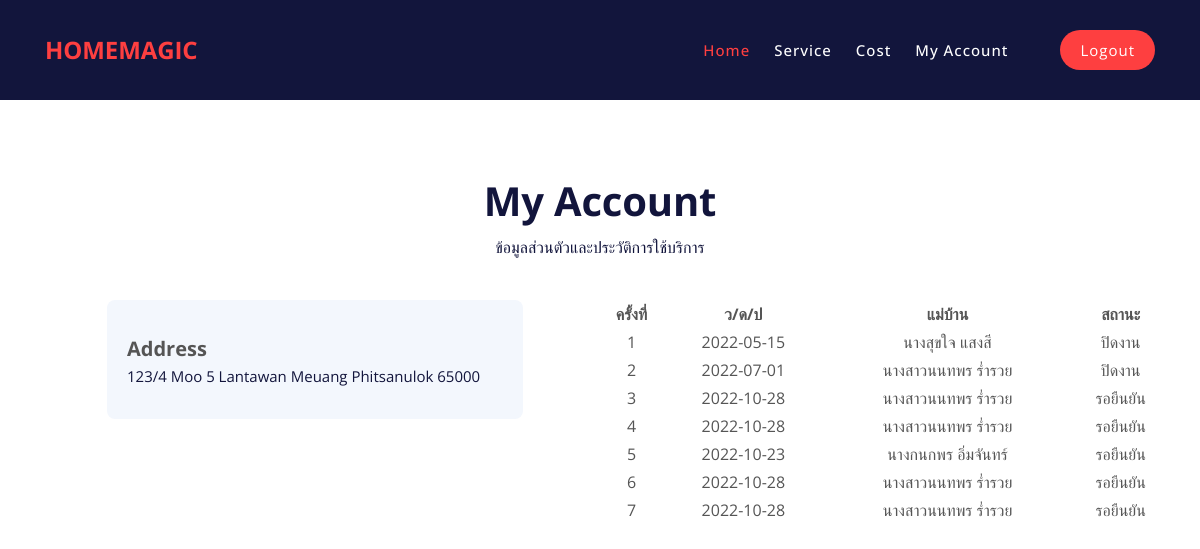
/myaccount.php, run on the app's committed database.
### tables this page shows
CREATE TABLE `my_account` (
  `id` int(10) NOT NULL,
  `date` date NOT NULL,
  `name_housekeeper` varchar(100) NOT NULL,
  `status` varchar(100) NOT NULL
);

### myaccount.php (the view, shortened to what this page needs)
<?php
$servername = "localhost";
$username = "root";
$password = "Piyachat150544";
try {
  $conn = new PDO("mysql:host=$servername;dbname=homemagic", $username, $password);
  $conn->setAttribute(PDO::ATTR_ERRMODE, PDO::ERRMODE_EXCEPTION);
} catch(PDOException $e) {
  echo "Connection failed: " . $e->getMessage();
}
?>
<!DOCTYPE html>
<html lang="en">
<head>
    <link href="https://cdn.jsdelivr.net/npm/bootstrap@5.0.2/dist/css/bootstrap.min.css" rel="stylesheet">
    <link href="index/vendor/bootstrap/css/bootstrap.min.css" rel="stylesheet">
    <link rel="stylesheet" href="index/assets/css/fontawesome.css">
    <link rel="stylesheet" href="index/assets/css/templatemo-space-dynamic.css">
    <link rel="stylesheet" href="index/assets/css/animated.css">
    <link rel="stylesheet" href="index/assets/css/owl.css">
    <link rel="stylesheet" href="register/css/bootstrap.css">
    <link rel="stylesheet" href="register/css/fontawesome-all.css">
    <link rel="stylesheet" href="register/css/swiper.css">
    <link rel="stylesheet" href="register/css/magnific-popup.css">
    <link rel="stylesheet" href="register/css/styles.css">
    <link rel="stylesheet" href="https://cdn.datatables.net/1.12.1/css/jquery.dataTables.min.css">
</head>
<body>
    <header class="header-area header-sticky wow slideInDown" data-wow-duration="0.75s" data-wow-delay="0s">
        <div class="container">
            <div class="row">
                <div class="col-12">
                    <nav class="main-nav">
                        <a href="index.php" class="logo">
                            <h4>Home<span>Magic</span></h4>
                        </a>
                        <ul class="nav">
                                <li class="scroll-to-section"><a href="index-login.php#top" class="active">Home</a></li>
                                <li class="scroll-to-section"><a href="index-login.php#service">Service</a></li>
                                <li class="scroll-to-section"><a href="cost-login.php">Cost</a></li>
                                <li class="scroll-to-section"><a href="myaccount.php">My Account</a></li>
                                <li class="scroll-to-section"><div class="main-red-button"><a href="logout.php">Logout</a></div></li>
                        </ul>
                    </nav>
                </div>
            </div>
        </div>
    </header>
    <header id="header" class="ex-2-header">
        <div class="container">
            <div class="row">
                <div class="col-lg-12">
                    <h1>My Account</h1>
                    <p>ข้อมูลส่วนตัวและประวัติการใช้บริการ</p>
                    <div class="sign-up-container">
                        <div class="row">
                            <div class="col-lg-6">
                                <div class="myaccount">
                                    <form id="signUpForm" data-toggle="validator" data-focus="false">
                                        <h>Address</h>
                                        <p>123/4 Moo 5 Lantawan Meuang Phitsanulok 65000</p>
                                    </form>
                                </div>
                            </div>
                            <div class="col-lg-6">
                                <div class="row">
                                    <table id="myAccount" class="Table">
                                            <thead>
                                            <tr>
                                                <th>ครั้งที่</th>
                                                <th>ว/ด/ป</th>
                                                <th>แม่บ้าน</th>
                                                <th>สถานะ</th>
                                            </tr>
                                            </thead>
                                            <tbody>
                                        <?php
                                            $stmt = $conn->query("SELECT * FROM my_account");
                                            $stmt->execute();
                                            $users = $stmt->fetchAll();
                                            foreach($users as $user) {
                                        ?>
                                            <tr>
                                                <td><?php echo $user['id'] ?></td>
                                                <td><?php echo $user['date'] ?></td>
                                                <td><?php echo $user['name_housekeeper'] ?></td>
                                                <td><?php echo $user['status'] ?></td>
                                            </tr>
                                        <?php
                                        }
                                        ?>
                                            </tbody>
                                        </table>
                                </div>
                            </div>
                        </div>
                    </div>
                </div>
            </div>
        </div>
    </header>
</body>
</html>

### index/assets/css/templatemo-space-dynamic.css (style rules this page uses)
html, body, div, span, applet, object, iframe, h1, h2, h3, h4, h5, h6, p, blockquote, div pre, a, abbr, acronym, address, big, cite, code, del, dfn, em, font, img, ins, kbd, q, s, samp, small, strike, strong, sub, sup, tt, var, b, u, i, center, dl, dt, dd, ol, ul, li, figure, header, nav, section, article, aside, footer, figcaption { margin: 0; padding: 0; border: 0; outline: 0; }
ul, li { padding: 0; margin: 0; list-style: none; }
header, nav, section, article, aside, footer, hgroup { display: block; }
* { box-sizing: border-box; }
html, body { font-family: 'Poppins', sans-serif; font-weight: 400; background-color: #fff; -ms-text-size-adjust: 100%; -webkit-font-smoothing: antialiased; -moz-osx-font-smoothing: grayscale; }
a { text-decoration: none !important; }
h1, h2, h3, h4, h5, h6 { margin-top: 0px; margin-bottom: 0px; }
ul { margin-bottom: 0px; }
p { font-size: 15px; line-height: 30px; color: #2a2a2a; }
html, body { background: #fff; font-family: 'Poppins', sans-serif; }
.main-red-button a { display: inline-block; background-color: #fe3f40; font-size: 15px; font-weight: 400; color: #fff; text-transform: capitalize; padding: 12px 25px; border-radius: 23px; letter-spacing: 0.25px; }
.header-area { background-color: #12153c; position: absolute; top: 0px; left: 0px; right: 0px; z-index: 100; height: 100px; -webkit-transition: all .5s ease 0s; -moz-transition: all .5s ease 0s; -o-transition: all .5s ease 0s; transition: all .5s ease 0s; }
.header-area .main-nav { min-height: 80px; background: transparent; }
.header-area .main-nav .logo { line-height: 100px; color: #fff; font-size: 24px; font-weight: 700; text-transform: uppercase; letter-spacing: 2px; float: left; -webkit-transition: all 0.3s ease 0s; -moz-transition: all 0.3s ease 0s; -o-transition: all 0.3s ease 0s; transition: all 0.3s ease 0s; }
.header-area .main-nav .logo h4 { font-size: 24px; font-weight: 700; text-transform: uppercase; color: #fe3f40; line-height: 100px; float: left; -webkit-transition: all 0.3s ease 0s; -moz-transition: all 0.3s ease 0s; -o-transition: all 0.3s ease 0s; transition: all 0.3s ease 0s; }
.logo h4 span { color:#fe3f40; }
.header-area .main-nav .nav { float: right; margin-top: 30px; margin-right: 0px; background-color: transparent; -webkit-transition: all 0.3s ease 0s; -moz-transition: all 0.3s ease 0s; -o-transition: all 0.3s ease 0s; transition: all 0.3s ease 0s; position: relative; z-index: 999; }
.header-area .main-nav .nav li { padding-left: 20px; padding-right: 20px; }
.header-area .main-nav .nav li:last-child { padding-right: 0px; padding-left: 40px; }
.header-area .main-nav .nav li:last-child a , .background-header .main-nav .nav li:last-child a { color: #fff !important; padding: 0px 20px; font-weight: 400; }
.header-area .main-nav .nav li a { display: block; font-weight: 500; font-size: 15px; color: #2a2a2a; text-transform: capitalize; -webkit-transition: all 0.3s ease 0s; -moz-transition: all 0.3s ease 0s; -o-transition: all 0.3s ease 0s; transition: all 0.3s ease 0s; height: 40px; line-height: 40px; border: transparent; letter-spacing: 1px; }
.header-area .main-nav .nav li a { color: #fff; }
.header-area .main-nav .nav li:hover a, .header-area .main-nav .nav li a.active { color: #fe3f40!important; }
.header-area.header-sticky { min-height: 80px; }
.header-area .nav { margin-top: 30px; }
.header-area.header-sticky .nav li a.active { color: #fe3f40; }
@media (max-width: 1200px) { .header-area .main-nav .nav li { padding-left: 12px; padding-right: 12px; } }
@media (max-width: 1200px) { .header-area .main-nav:before { display: none; } }
@media (min-width: 767px) { .header-area .main-nav .nav { display: flex !important; } }

### data on the page
my_account: id "1", date "2022-05-15", name_housekeeper "นางสุขใจ แสงสี", status "ปิดงาน"
my_account: id "2", date "2022-07-01", name_housekeeper "นางสาวนนทพร ร่ำรวย", status "ปิดงาน"
my_account: id "3", date "2022-10-28", name_housekeeper "นางสาวนนทพร ร่ำรวย", status "รอยืนยัน"
my_account: id "4", date "2022-10-28", name_housekeeper "นางสาวนนทพร ร่ำรวย", status "รอยืนยัน"
my_account: id "5", date "2022-10-23", name_housekeeper "นางกนกพร อิ่มจันทร์", status "รอยืนยัน"
my_account: id "6", date "2022-10-28", name_housekeeper "นางสาวนนทพร ร่ำรวย", status "รอยืนยัน"
my_account: id "7", date "2022-10-28", name_housekeeper "นางสาวนนทพร ร่ำรวย", status "รอยืนยัน"
